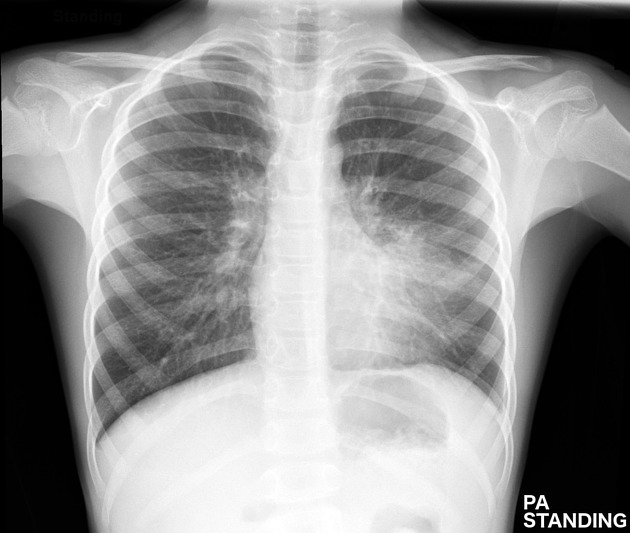
#> input picture Data_Science/python/chest.jpeg, 630 x 533 px
$ jupyter execute --allow-errors Session7.ipynb   (shell and % lines are left out)
#> lines starting #> are read from the running program, lines starting #| are printed output that depends on the picture
### Data_Science/python/src/utils.py
def add(x,y):
  return x+y

class entity():
  def __init__(self,name,health,mana):
    self.name=name
    self.health=health
    self.mana=mana

### Data_Science/python/Session7.ipynb
# Python Modules

[cell 1]
def add(x,y):
  return x+y

class entity():
  def __init__(self,name,health,mana):
    self.name=name
    self.health=health
    self.mana=mana
    self.hamada  = 7080

print(add(4,5))

c = entity("Ahmed",50,100)
print(c.name)

[cell 2]
import utils

print(utils.add(4,5))

c = utils.entity("Ahmed",50,100)
print(c.name)

[cell 3]
from utils import entity

c = entity("Ahmed",50,100)
print(c.name)

[cell 4]
from src.utils import entity

c = entity("Ahmed",50,100)
print(c.name)

[cell 5]
import src.utils as ut

print(ut.add(3,6))

[cell 6]
# Check all pathes that python can access
import sys
sys.path

[cell 7]
import pandas as pd
#> (the rest of this cell did not finish here and is left out)

[cell 8]
# %pip install opencv-python

import cv2

#read an image and rotate 180
img = cv2.imread("chest.jpeg")
#> img is the input picture: shape (533, 630, 3); min 0, max 255, mean 145.4
img = cv2.rotate(img, cv2.ROTATE_180)
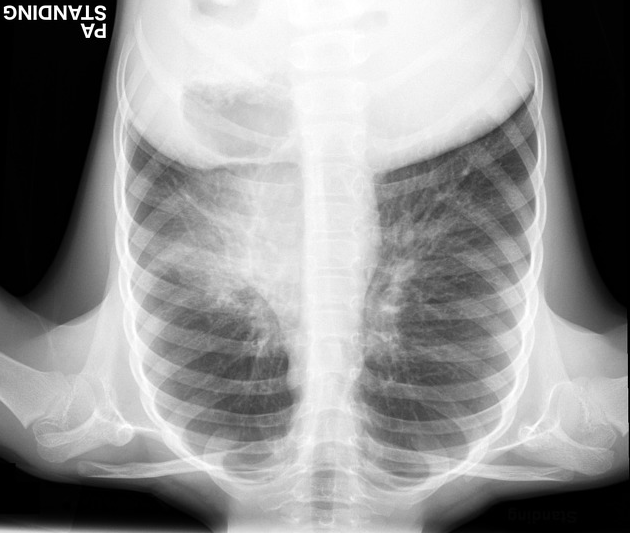
#> img: shape (533, 630, 3); min 0, max 255, mean 145.4

#save
cv2.imwrite("rotated.jpg", img)
#> Out = True

[cell 9]
import cv2
import os

# Read an image and rotate 180
img = cv2.imread("chest.jpeg")

# Check if the image was loaded correctly
if img is None:
    print("Failed to load image.")
else:
    img = cv2.rotate(img, cv2.ROTATE_180)

    # Save the rotated image to a different location (e.g., Desktop)
    desktop_path = os.path.join(os.path.expanduser("~"), "Desktop", "rotated.jpg")
    success = cv2.imwrite(desktop_path, img)
    if not success:
        print("Failed to save image.")
    else:
        print(f"Image saved successfully at {desktop_path}.")

# Lambda

[cell 10]
def add(x,y):
  return x+y

print(add(4,5))

[cell 11]
add = lambda x,y: x+y

print(add(4,5))

[cell 12]
say_hello = lambda name: print("Hello ",name)

say_hello("Ahmed")

[cell 13]
def is_even(x):
  if x%2==0:
    return True
  else:
    return False

print(is_even(5))

[cell 14]
# If else statement in the lambda
is_even  = lambda x: True if x%2==0 else False

print(is_even(5))

[cell 15]
# if , elif , else in lambda
eval = lambda x : "Positive" if x > 0 else "Negative" if x < 0 else "Zero"

print(eval(0))

# List statement

[cell 16]
nums = []
for i in range(5):
    nums.append(i)
print(nums)

[cell 17]
nums = [i for i in range(5)]
print(nums)

[cell 18]
tmp = [print("Hello") for i in range(3)]
print(tmp)

[cell 19]
# map

nums = [1,2,3,4,5]

squares = []

for num in nums:
  squares.append(num**2)

print(squares)

[cell 20]
nums = [1,2,3,4,5]

def square(x):
    return x**2

z = map(square, nums)

for i in z :
    print(z)

[cell 21]
nums = [1,2,3,4,5]

def square(x):
    return x**2
squares = list(map(square, nums))
print(squares)


squares = list(map(lambda x: x**2, nums))

print(squares)

[cell 22]
def get_evens(nums):
  evens = []
  for num in nums:
    if num%2==0:
      evens.append(num)
  return evens

nums = [1,2,3,4,5,6,7,8,9,10]

print(get_evens(nums))

[cell 23]
# filter
nums = [1,2,3,4,5,6,7,8,9,10]

evens = list(filter(lambda x: x%2==0, nums))

print(evens)

[cell 24]
grades = [12,45,70,80,30,56]

passed = list(filter(lambda x: x>=50, grades))

print(passed)

[cell 25]
# zip
nums = [10,20,30]
names = ["Ahmed","Omar","Khaled"]

print(list(zip(nums,names)))

for item in zip(nums,names):
    print(item[0],item[1])

data= {}
for item in zip(nums,names):
    data[item[0]] = item[1]

print(data)

[cell 26]
tmp = zip(nums,names)
tmp

[cell 27]
next(tmp)

[cell 28]
next(tmp)

[cell 29]
vowels = {
    "a": 4,
    "e": 3,
    "i": 1
}


def sum_of_vowels(s):
#> called with s = 'lets test this function'
    sum = 0
    for c in s:
        if c.lower() in vowels.keys():
            sum += vowels[c.lower()]

    return sum

print(sum_of_vowels("lets test this function"))
print(sum_of_vowels("Do I get the correct output?"))
